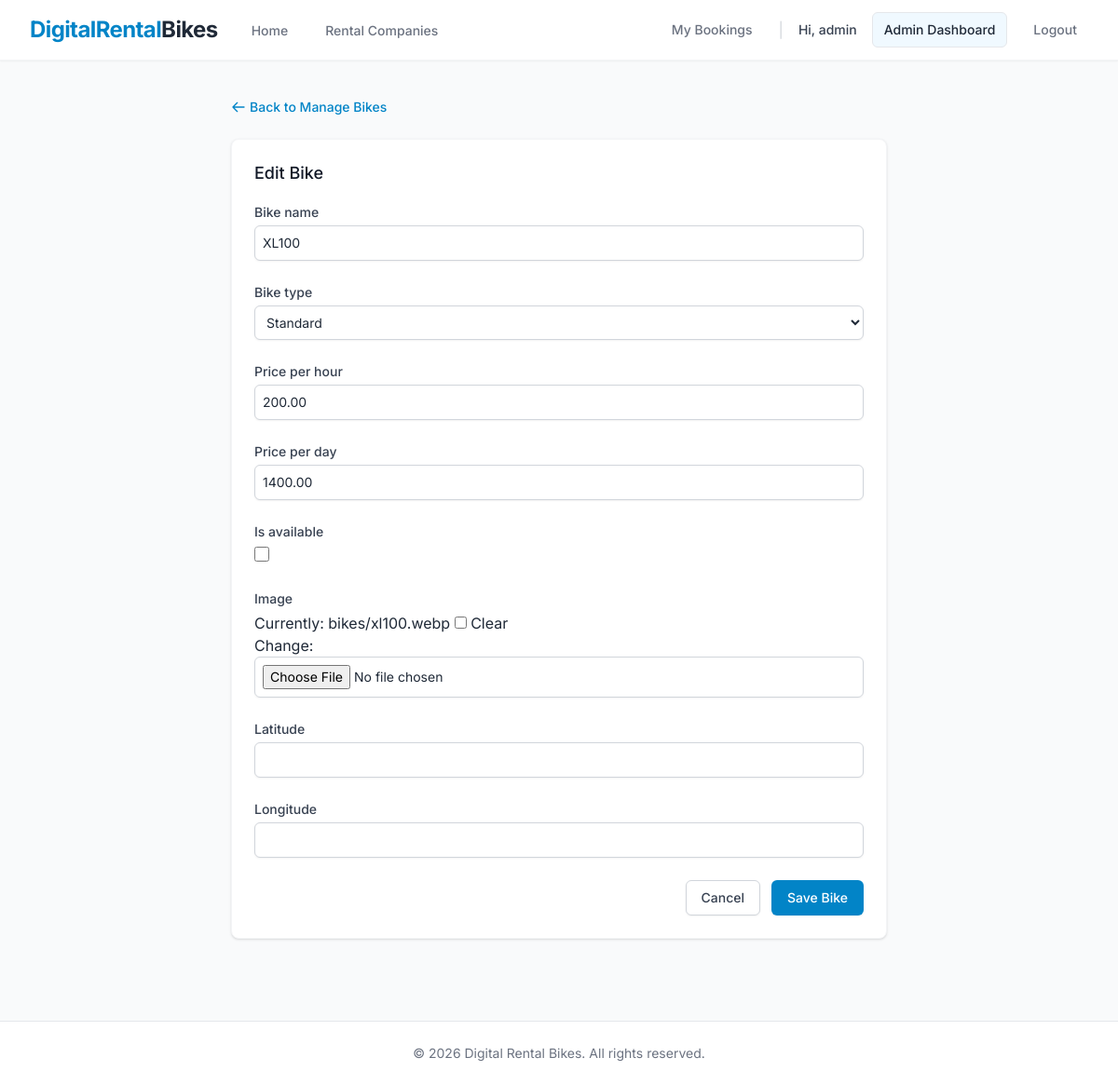
Page /vendor-dashboard/edit-bike/2/ (signed in) on the committed database.
### core/models.py (models this page shows, shortened)
class Bike(models.Model):
    class BikeType(models.TextChoices):
        SCOOTER = 'Scooter', 'Scooter'
        SPORTS = 'Sports', 'Sports'
        ELECTRIC = 'Electric', 'Electric'
        CRUISER = 'Cruiser', 'Cruiser'
        DIRT = 'Dirt Bike', 'Dirt Bike'
        STANDARD = 'Standard', 'Standard'
    company = models.ForeignKey(Company, on_delete=models.CASCADE, related_name='bikes')
    bike_name = models.CharField(max_length=255)
    bike_type = models.CharField(max_length=50, choices=BikeType.choices)
    price_per_hour = models.DecimalField(max_digits=10, decimal_places=2)
    price_per_day = models.DecimalField(max_digits=10, decimal_places=2)
    is_available = models.BooleanField(default=True)
    image = models.ImageField(upload_to='bikes/', blank=True, null=True)
    latitude = models.DecimalField(max_digits=9, decimal_places=6, null=True, blank=True)
    longitude = models.DecimalField(max_digits=9, decimal_places=6, null=True, blank=True)
    created_at = models.DateTimeField(auto_now_add=True)

### core/views.py (the view)
# urls.py: path('vendor-dashboard/edit-bike/<int:bike_id>/', views.vendor_edit_bike, name='vendor_edit_bike'),
@login_required(login_url='login')
def vendor_edit_bike(request, bike_id):
    if not (request.user.is_staff or request.user.is_superuser):
        if not hasattr(request.user, 'profile') or request.user.profile.role != 'VENDOR':
            return redirect('home')
    try:
        company = request.user.vendor_company
        bike = get_object_or_404(Bike, id=bike_id, company=company)
    except:
        bike = get_object_or_404(Bike, id=bike_id) # Admin can edit any bike
        company = bike.company
    if request.method == 'POST':
        form = VendorBikeForm(request.POST, request.FILES, instance=bike)
        if form.is_valid():
            form.save()
            messages.success(request, 'Bike updated successfully!')
            return redirect('vendor_manage_bikes')
    else:
        form = VendorBikeForm(instance=bike)
    return render(request, 'core/vendor_edit_bike.html', {'form': form, 'title': 'Edit Bike', 'bike': bike})

### core/templates/core/vendor_edit_bike.html (shortened to what this page needs)
{% extends 'base.html' %}
{% block content %}
<div class="max-w-3xl mx-auto px-4 sm:px-6 lg:px-8 py-10">
    <div class="mb-6 flex items-center">
        <a href="{% url 'vendor_manage_bikes' %}" class="text-brand-600 hover:text-brand-800 text-sm font-medium flex items-center">
            <svg class="mr-1 h-4 w-4" fill="none" viewBox="0 0 24 24" stroke="currentColor">
                <path stroke-linecap="round" stroke-linejoin="round" stroke-width="2" d="M10 19l-7-7m0 0l7-7m-7 7h18" />
            </svg>
            Back to Manage Bikes
        </a>
    </div>
    <div class="bg-white shadow sm:rounded-lg border border-gray-100">
        <div class="px-4 py-5 sm:p-6">
            <h3 class="text-lg leading-6 font-medium text-gray-900 mb-5">{{ title }}</h3>
            <form action="" method="POST" enctype="multipart/form-data">
                <div class="grid grid-cols-1 gap-y-6 gap-x-4 sm:grid-cols-6">
                    {% for field in form %}
                    <div class="sm:col-span-6 {% if field.name == 'price_per_hour' or field.name == 'price_per_day' or field.name == 'latitude' or field.name == 'longitude' %}sm:col-span-3{% endif %}">
                        <label for="{{ field.id_for_label }}" class="block text-sm font-medium text-gray-700">{{ field.label }}</label>
                        <div class="mt-1">
                            {{ field }}
                        </div>
                    </div>
                    {% endfor %}
                </div>
                <div class="mt-6 flex justify-end space-x-3">
                    <a href="{% url 'vendor_manage_bikes' %}" class="bg-white py-2 px-4 border border-gray-300 rounded-md shadow-sm text-sm font-medium text-gray-700 hover:bg-gray-50 focus:outline-none focus:ring-2 focus:ring-offset-2 focus:ring-brand-500">
                        Cancel
                    </a>
                    <button type="submit" class="inline-flex justify-center py-2 px-4 border border-transparent shadow-sm text-sm font-medium rounded-md text-white bg-brand-600 hover:bg-brand-700 focus:outline-none focus:ring-2 focus:ring-offset-2 focus:ring-brand-500">
                        Save Bike
                    </button>
                </div>
            </form>
        </div>
    </div>
</div>
{% endblock %}

### templates/base.html (shortened to what this page needs)
<!DOCTYPE html>
<html lang="en">
<head>
    <script src="https://cdn.tailwindcss.com"></script>
</head>
<body class="bg-gray-50 flex flex-col min-h-screen text-gray-800">
    <nav class="bg-white shadow-sm border-b border-gray-100 sticky top-0 z-50">
        <div class="max-w-7xl mx-auto px-4 sm:px-6 lg:px-8">
            <div class="flex justify-between h-16">
                <div class="flex">
                    <div class="flex-shrink-0 flex items-center">
                        <a href="{% url 'home' %}" class="text-2xl font-bold text-brand-600 tracking-tight">DigitalRental<span class="text-gray-800">Bikes</span></a>
                    </div>
                    <div class="hidden sm:ml-8 sm:flex sm:space-x-8">
                        <a href="{% url 'home' %}" class="border-transparent text-gray-500 hover:border-brand-500 hover:text-brand-600 inline-flex items-center px-1 pt-1 border-b-2 text-sm font-medium transition-colors">Home</a>
                        <a href="{% url 'companies' %}" class="border-transparent text-gray-500 hover:border-brand-500 hover:text-brand-600 inline-flex items-center px-1 pt-1 border-b-2 text-sm font-medium transition-colors">Rental Companies</a>
                    </div>
                </div>
                <div class="hidden sm:ml-6 sm:flex sm:items-center space-x-4">
                    {% if user.is_authenticated %}
                        <a href="{% url 'user_dashboard' %}" class="text-gray-500 hover:text-brand-600 px-3 py-2 rounded-md text-sm font-medium transition-colors">My Bookings</a>
                        <span class="text-gray-300">|</span>
                        <span class="text-gray-700 text-sm font-medium mr-4">Hi, {{ user.username }}</span>
                        {% if user.is_staff %}
                            <a href="{% url 'admin_dashboard' %}" class="bg-brand-50 text-brand-700 hover:bg-brand-100 px-3 py-2 rounded-md text-sm font-medium transition-colors border border-brand-200">Admin Dashboard</a>
                        {% endif %}
                        <form method="post" action="{% url 'logout' %}" class="inline">
                            <button type="submit" class="text-gray-500 hover:text-red-600 px-3 py-2 rounded-md text-sm font-medium transition-colors">Logout</button>
                        </form>
                    {% endif %}
                </div>
            </div>
        </div>
    </nav>
    <main class="flex-grow">
        {% block content %}
        {% endblock %}
    </main>
    <footer class="bg-white border-t border-gray-200 mt-12">
        <div class="max-w-7xl mx-auto py-6 px-4 sm:px-6 lg:px-8">
            <p class="text-center text-sm text-gray-500">
                &copy; {{ current_year|default:"2026" }} Digital Rental Bikes. All rights reserved.
            </p>
        </div>
    </footer>
</body>
</html>

### templates/base.html (style rules this page uses)
body { font-family: 'Inter', sans-serif; }

### rows in the picture
Bike: form "XL100" "Standard" "200.00" "1400.00"

### other values in the picture
{{ user.username }} "admin"
{{ title }} "Edit Bike"
{{ field.label }} "Bike name" "Bike type" "Price per hour" "Price per day" "Is available" "Image" "Latitude" "Longitude"
{{ current_year|default:"2026" }} "2026"
